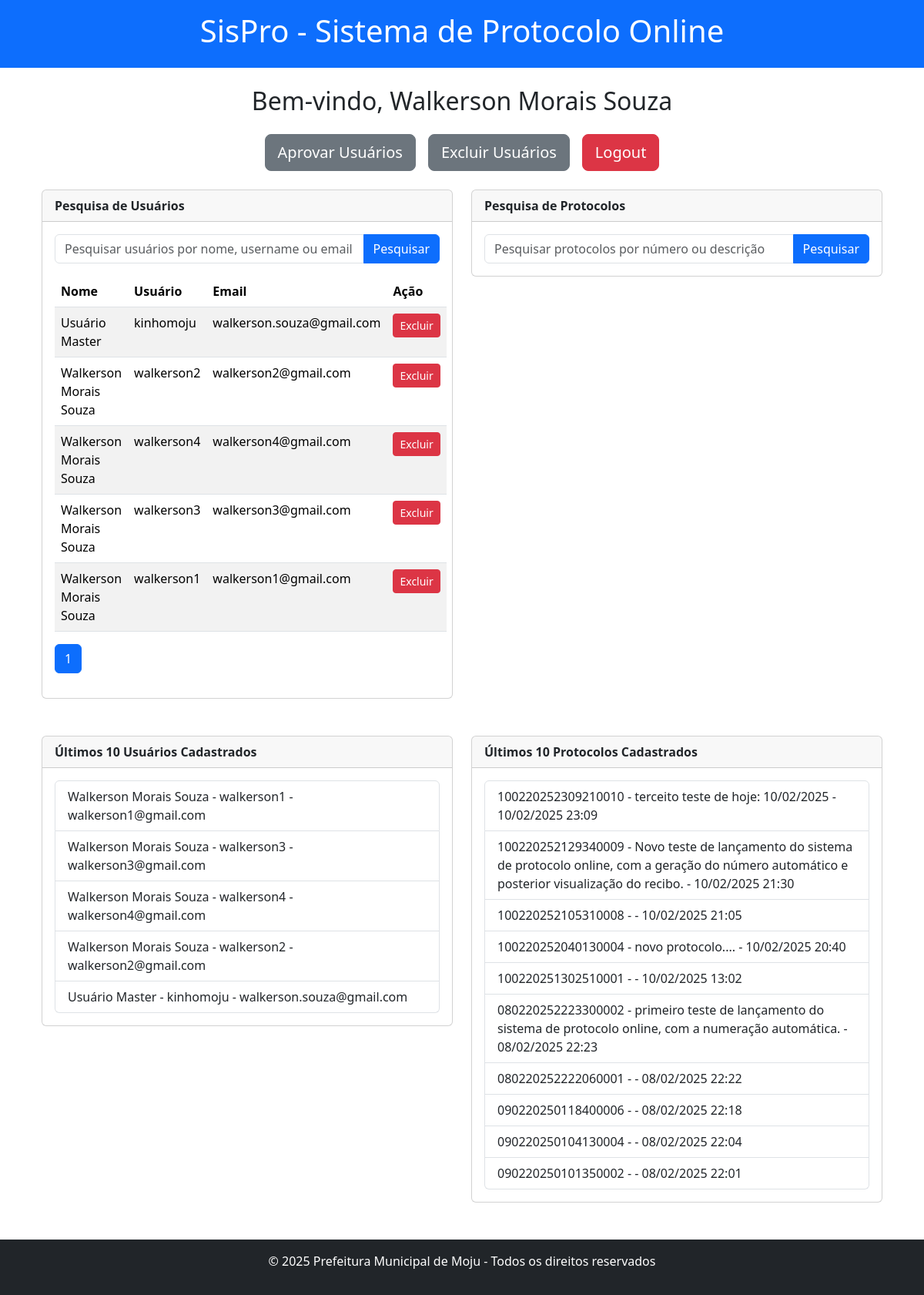
The page /usuarios/pesquisa_usuarios/ (signed in) on the database its author committed.
### usuarios/models.py (models this page shows, shortened)
class Usuario(AbstractUser):
    nome = models.CharField(max_length=100)  # Campo obrigatório
    tipo = models.CharField(
        max_length=2,
        choices=[('PJ', 'Pessoa Jurídica'), ('PF', 'Pessoa Física')],
        null=True,
        blank=True
    )
    is_master = models.BooleanField(default=False, verbose_name="É Master?")
    is_approved = models.BooleanField(default=False, verbose_name="Aprovado?")

### protocolos/models.py (models this page shows, shortened)
class Protocolo(models.Model):
    numero = models.CharField(max_length=30, unique=True, editable=False)
    descricao = models.TextField(blank=True)
    STATUS_CHOICES = [
        ('pago', 'Pago'),
        ('analise', 'Em Análise'),
        ('rejeitado', 'Rejeitado'),
        ('pendente', 'Pendente'),
    ]
    status = models.CharField(max_length=20, choices=STATUS_CHOICES, default='pendente')
    data_criacao = models.DateTimeField(auto_now_add=True)
    usuario = models.ForeignKey(
        settings.AUTH_USER_MODEL,
        on_delete=models.CASCADE,
        related_name='protocolos'
    )

### usuarios/views.py (the view)
# urls.py: path('pesquisa_usuarios/', views.pesquisa_usuarios, name='pesquisa_usuarios'),
@login_required
def pesquisa_usuarios(request):
    query = request.GET.get('q')
    if query:
        usuarios = Usuario.objects.filter(nome__icontains=query)  # Ajuste o filtro conforme necessário
    else:
        usuarios = Usuario.objects.all()
    paginator = Paginator(usuarios, 10)  # Mostra 10 usuários por página
    page_number = request.GET.get('page')
    page_obj = paginator.get_page(page_number)
    ultimos_usuarios = Usuario.objects.filter(is_approved=True).order_by('-id')[:10]
    ultimos_protocolos = Protocolo.objects.all().order_by('-data_criacao')[:10]
    return render(request, 'usuarios/dashboard_master.html', {
        'usuarios_pesquisa': page_obj,
        'ultimos_usuarios': ultimos_usuarios,
        'ultimos_protocolos': ultimos_protocolos,
    })

### usuarios/templates/usuarios/dashboard_master.html (shortened to what this page needs)
{% extends 'base_generic.html' %}
{% load static %}
{% block content %}
<div class="container mt-4">
    <div class="text-center mb-4">
        <h2>Bem-vindo, {{ user.nome }}</h2>
    </div>
    <div class="d-flex justify-content-center mb-4">
        <a href="{% url 'usuarios:aprovar_usuarios' %}"
           class="btn {% if cadastros_pendentes > 0 %}btn-warning btn-lg{% else %}btn-secondary btn-lg{% endif %} me-3"
           title="{% if cadastros_pendentes > 0 %}Existem cadastros pendentes para aprovação{% else %}Nenhum cadastro pendente{% endif %}">
            Aprovar Usuários
        </a>
        <a href="{% url 'usuarios:excluir_usuarios' %}" class="btn btn-secondary btn-lg me-3">
            Excluir Usuários
        </a>
        <a href="{% url 'usuarios:logout' %}" class="btn btn-danger btn-lg">
            Logout
        </a>
    </div>
    <div class="row">
        <div class="col-md-6">
            <div class="card mb-4">
                <div class="card-header">
                    <strong>Pesquisa de Usuários</strong>
                </div>
                <div class="card-body">
                    <form method="get" action="{% url 'usuarios:pesquisa_usuarios' %}">
                        <div class="input-group">
                            <input type="text" name="q" class="form-control" placeholder="Pesquisar usuários por nome, username ou email" aria-label="Pesquisar usuários">
                            <button type="submit" class="btn btn-primary">Pesquisar</button>
                        </div>
                    </form>
                    {% if usuarios_pesquisa %}
                        <table class="table table-striped mt-3">
                            <thead>
                                <tr>
                                    <th>Nome</th>
                                    <th>Usuário</th>
                                    <th>Email</th>
                                    <th>Ação</th>
                                </tr>
                            </thead>
                            <tbody>
                                {% for usuario in usuarios_pesquisa %}
                                <tr>
                                    <td>{{ usuario.nome }}</td>
                                    <td>{{ usuario.username }}</td>
                                    <td>{{ usuario.email }}</td>
                                    <td>
                                        <form method="post" action="{% url 'usuarios:excluir_usuario' user_id=usuario.id %}" class="d-inline">
                                            <button type="submit" class="btn btn-danger btn-sm">Excluir</button>
                                        </form>
                                    </td>
                                </tr>
                                {% endfor %}
                            </tbody>
                        </table>
                        <nav>
                            <ul class="pagination">
                                <li class="page-item active"><span class="page-link">{{ usuarios_pesquisa.number }}</span></li>
                            </ul>
                        </nav>
                    {% elif request.GET.q %}
                        <p class="mt-3 text-muted">Nenhum usuário encontrado para a pesquisa.</p>
                    {% endif %}
                </div>
            </div>
        </div>
        <div class="col-md-6">
            <div class="card mb-4">
                <div class="card-header">
                    <strong>Pesquisa de Protocolos</strong>
                </div>
                <div class="card-body">
                    <form method="get" action="{% url 'protocolos:pesquisa_protocolos' %}">
                        <div class="input-group">
                            <input type="text" name="q" class="form-control" placeholder="Pesquisar protocolos por número ou descrição" aria-label="Pesquisar protocolos">
                            <button type="submit" class="btn btn-primary">Pesquisar</button>
                        </div>
                    </form>
                </div>
            </div>
        </div>
    </div>
    <div class="row mt-4">
        <div class="col-md-6">
            <div class="card">
                <div class="card-header">
                    <strong>Últimos 10 Usuários Cadastrados</strong>
                </div>
                <div class="card-body">
                    <ul class="list-group">
                        {% for usuario in ultimos_usuarios %}
                        <li class="list-group-item">
                            {{ usuario.nome }} - {{ usuario.username }} - {{ usuario.email }}
                        </li>
                        {% endfor %}
                    </ul>
                </div>
            </div>
        </div>
        <div class="col-md-6">
            <div class="card">
                <div class="card-header">
                    <strong>Últimos 10 Protocolos Cadastrados</strong>
                </div>
                <div class="card-body">
                    <ul class="list-group">
                        {% for protocolo in ultimos_protocolos %}
                        <li class="list-group-item">
                            {{ protocolo.numero }} - {{ protocolo.descricao }} - {{ protocolo.data_criacao|date:"d/m/Y H:i" }}
                        </li>
                        {% endfor %}
                    </ul>
                </div>
            </div>
        </div>
    </div>
</div>
{% endblock %}

### rows shown on the page
Usuario: nome "Walkerson Morais Souza", username "walkerson1", email "walkerson1@gmail.com"
Usuario: nome "Usuário Master", username "kinhomoju", email "walkerson.souza@gmail.com"
Usuario: nome "Walkerson Morais Souza", username "walkerson2", email "walkerson2@gmail.com"
Usuario: nome "Walkerson Morais Souza", username "walkerson4", email "walkerson4@gmail.com"
Usuario: nome "Walkerson Morais Souza", username "walkerson3", email "walkerson3@gmail.com"
Protocolo: numero "100220252309210010", descricao "terceito teste de hoje: 10/02/2025", data_criacao "10/02/2025 23:09"
Protocolo: numero "100220252129340009", descricao "Novo teste de lançamento do sistema de protocolo online, com a geração do número automático e posterior visualização do recibo.", data_criacao "10/02/2025 21:30"
Protocolo: numero "100220252105310008", data_criacao "10/02/2025 21:05"
Protocolo: numero "100220252040130004", descricao "novo protocolo....", data_criacao "10/02/2025 20:40"
Protocolo: numero "100220251302510001", data_criacao "10/02/2025 13:02"
Protocolo: numero "080220252223300002", descricao "primeiro teste de lançamento do sistema de protocolo online, com a numeração automática.", data_criacao "08/02/2025 22:23"
Protocolo: numero "080220252222060001", data_criacao "08/02/2025 22:22"
Protocolo: numero "090220250118400006", data_criacao "08/02/2025 22:18"
Protocolo: numero "090220250104130004", data_criacao "08/02/2025 22:04"
Protocolo: numero "090220250101350002", data_criacao "08/02/2025 22:01"

### other values the page prints
{{ usuarios_pesquisa.number }} "1"
